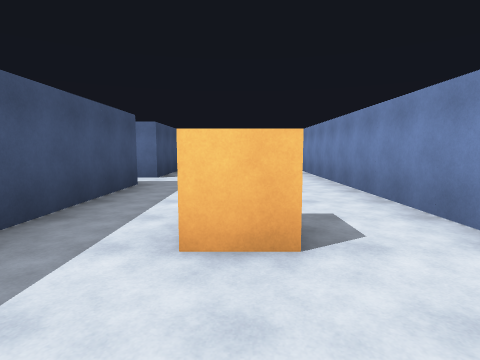
[1] (above)

16 first-person views from a walk through a 3-D level made in the Unity game engine. The camera is 1.5 m above the floor, tilts 6° down and sees 80° across. The floor is counted in squares, 2 m on a side. Each view is taken from the middle of a square. On the plan, view 1 faces up. The plan holds only what a view shows up to about 10 squares ahead; the rest is blank. Door leaves are left out, so doorways stand open.

[2]
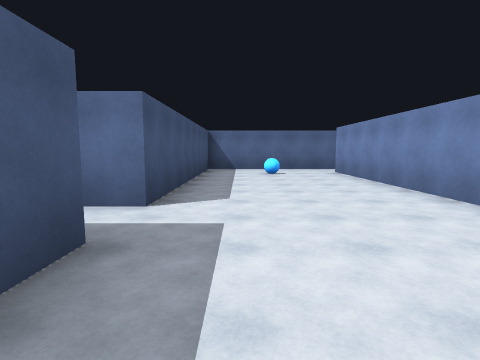

[3]
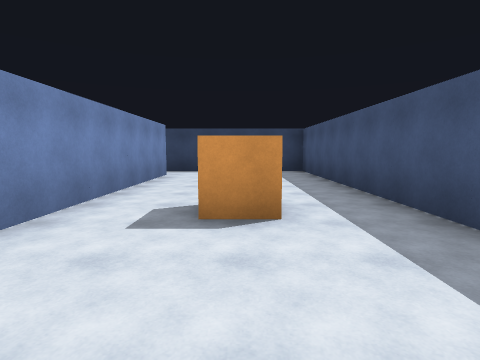

[4]
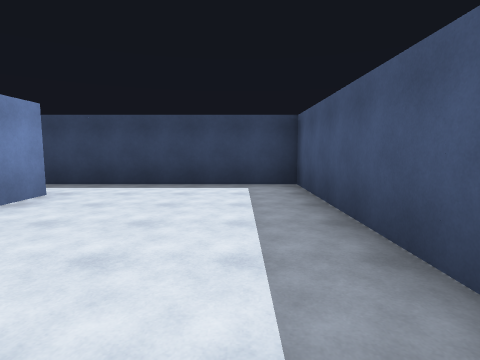

[5]
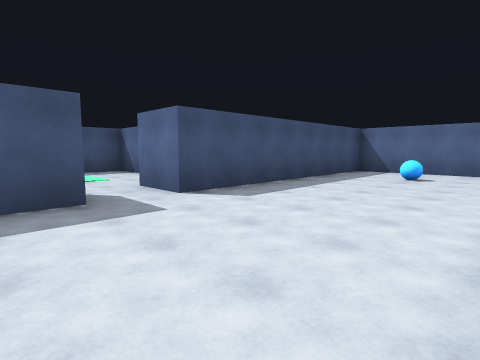

[6]
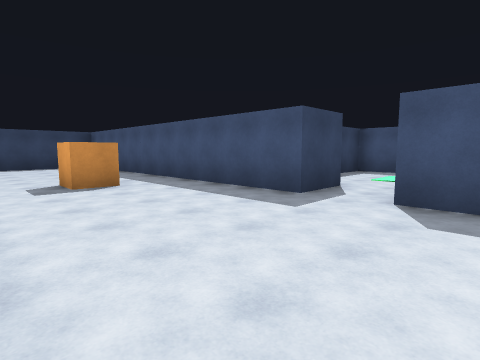

[7]
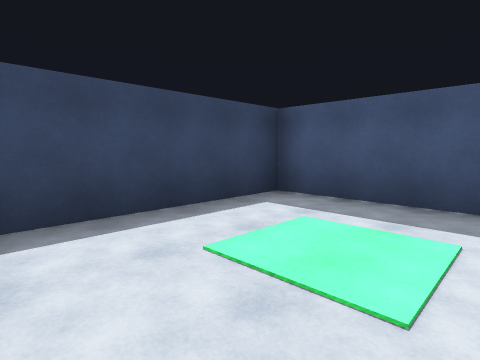

[8]
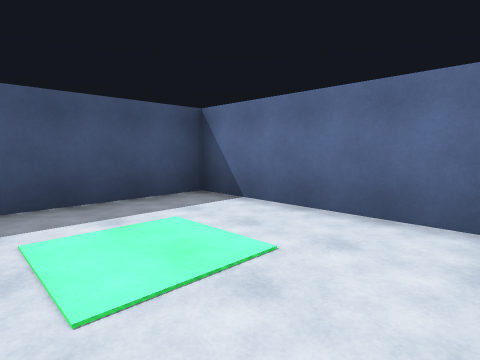

[9]
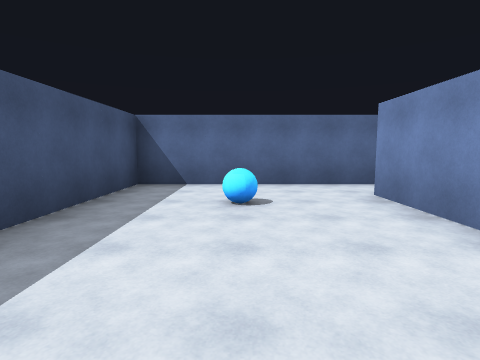

[10]
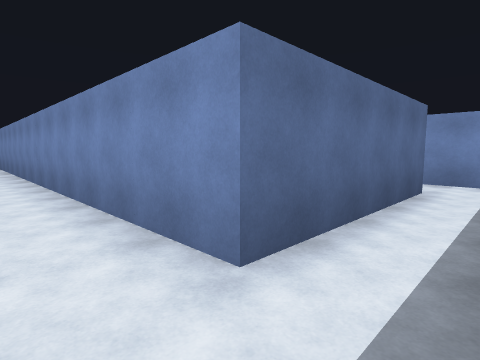

[11]
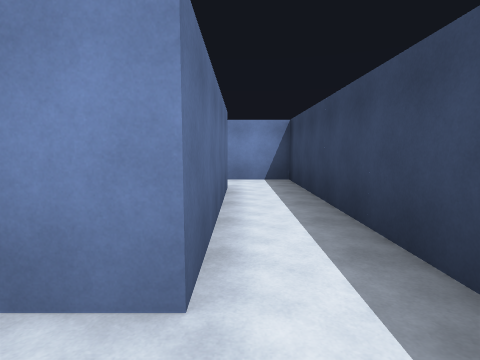

[12]
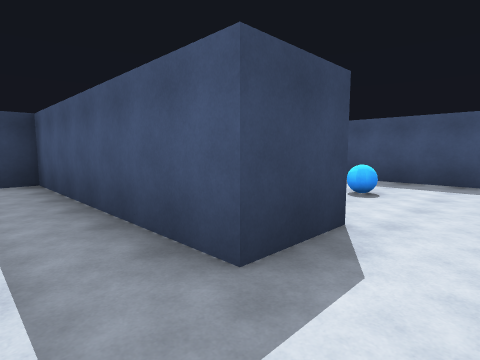

[13]
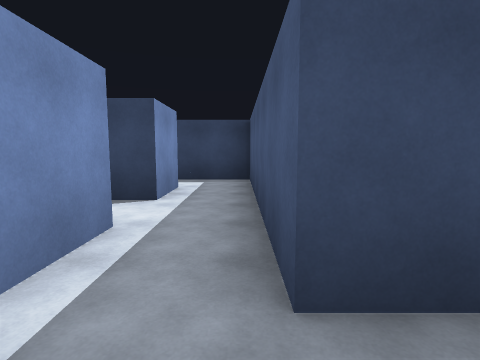

[14]
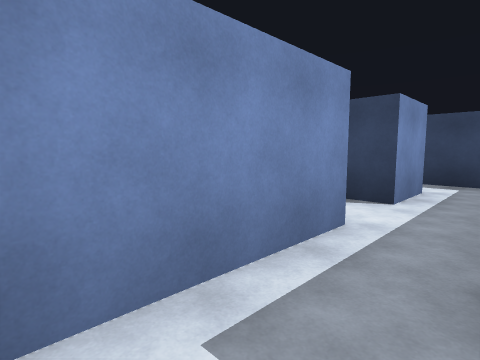

[15]
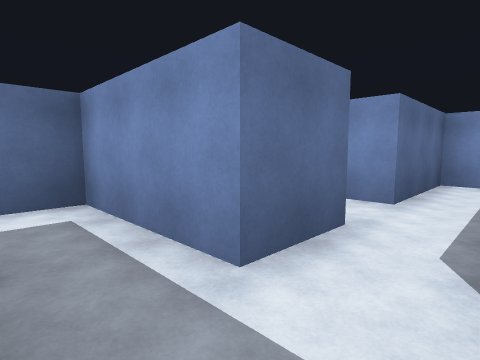

[16]
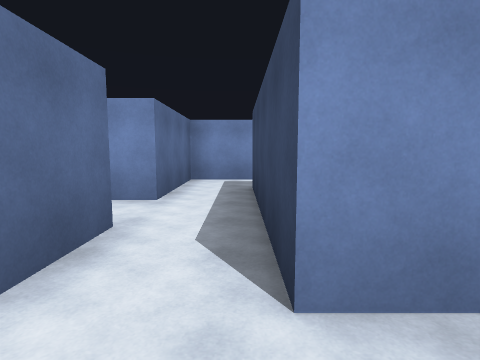

### Floor plan
Points are (right, up) in squares from view 1. A wall is a line through its corners. A room is listed if a view was taken in it or the views show most of it. See-through windows are left out.
Room 1 (views 1, 2, 3, 4, 5, 6, 9, 10, 11)
walls: (-2.2, 6.3) (-2.2, -4.3) (8.3, -4.3) (8.3, -2.4); (6.9, -2.8) (2.3, -2.8) (2.3, 13.8); (2.5, 15.2) (-2.2, 15.2) (-2.2, 7.8)
ways out: open door at (-3, 7) to room 2; opening at (3, 14.5) to room 3
objects: other object (0, 2) to (0, 3); other object (0, 13)
Room 2 (views 7, 8)
walls: (-3.9, 6.3) (-2.2, 6.3); (-4.2, 9.3) (-8.2, 9.3) (-8.2, 4.8) (-4.2, 4.8); (-2.2, 7.8) (-3.8, 7.8)
ways out: open door at (-3, 7) to room 1
Room 3 (views 12, 13, 14)
walls: (2.3, 13.8) (3.7, 13.8) (3.7, 12.6); (5.2, 12.2) (5.2, 15.2) (2.5, 15.2)
ways out: opening at (3, 14.5) to room 1; opening at (4.5, 13) to room 4
Room 4 (views 15, 16)
walls: (3.7, 12.6) (3.7, 9.4); (5.2, 9.1) (5.2, 10.7)
ways out: opening at (4.5, 13) to room 3; opening at (6, 11.5) to room 5; opening at (4.5, 10) to room 6
Room 5 (no view inside)
walls: (6.9, 12.2) (5.2, 12.2); (5.2, 10.7) (8.5, 10.7)
ways out: opening at (6, 11.5) to room 4; opening at (7.5, 13); opening at (9, 11.5)
Room 6 (no view inside)
walls: (3.7, 9.4) (3.7, 7.7) (5.6, 7.7)
ways out: opening at (4.5, 10) to room 4

Positions as (right, up) in squares from view 1, and headings:
1: (0, 0), facing up
2: (-1, 4), facing up
3: (0, 6), facing down
4: (-1, 2), facing down
5: (2, 5), facing up-left
6: (2, 9), facing down-left
7: (-4, 8), facing down-left
8: (-4, 6), facing up-left
9: (0, 9), facing up
10: (1, -4), facing up-right
11: (1, -3), facing right
12: (5, 15), facing down-left
13: (4, 15), facing down
14: (4, 15), facing down-right
15: (4, 11), facing up-right
16: (4, 11), facing right
